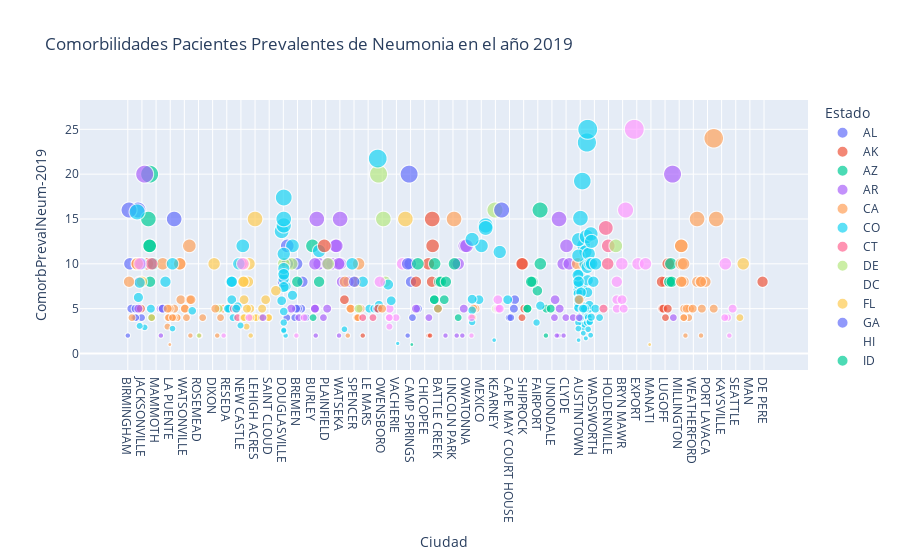

Write notebook code for a chart like this one.
### Markdown cell above
*Neumonia*

### Code cell
# Crear un gráfico de dispersión interactivo con plotly
años = [2019,2020,2021,2022]
fig = px.scatter(df, 
                 x='Ciudad', 
                 y='ComorbPrevalNeum-2019',
                 color='Estado',
                 size='ComorbPrevalNeum-2019',
                 title='Comorbilidades Pacientes Prevalentes de Neumonia en el año 2019')

# Mostrar el gráfico
fig.show()
